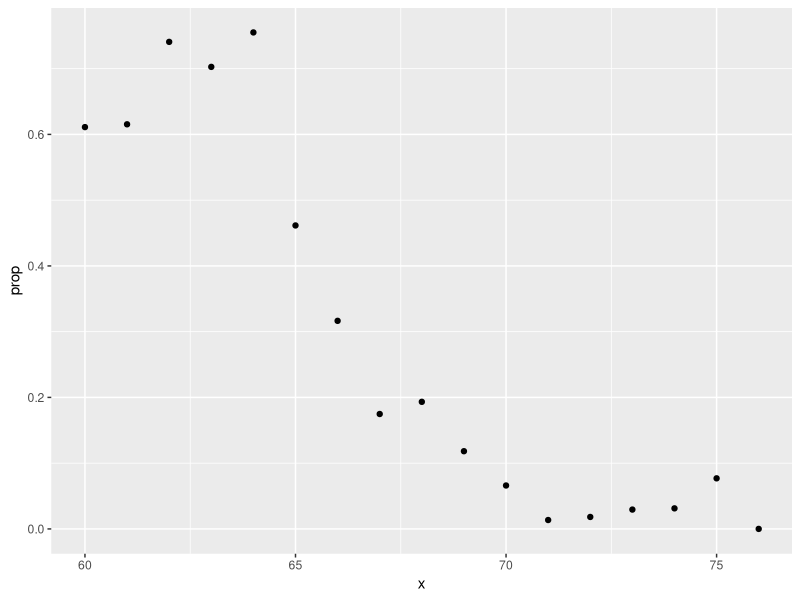

This chart was generated by the following R code:
library(dslabs)
library(caret)
library(tidyverse)
data("heights")
y <- heights$height

set.seed(2) #if you are using R 3.5 or earlier


test_index <- createDataPartition(y, times = 1, p = 0.5, list = FALSE)
                # random sampling and spliting 
train_set <- heights %>% slice(-test_index)
test_set <- heights %>% slice(test_index)

#conditonal probability of female given 66 inch
train_set %>% 
  filter(round(height)==66) %>%
          #defual digit is 0
  summarize(y_hat = mean(sex=="Female"))

heights %>% 
  mutate(x = round(height)) %>%
  group_by(x) %>%
  filter(n() >= 10) %>%
        # n() is the number of rows
   summarize(prop = mean(sex == "Female")) %>%
  ggplot(aes(x, prop)) +
          # maping(x,y)
  geom_point()

lm_fit <- mutate(train_set, y = as.numeric(sex == "Female")) %>% lm(y ~ height, data = .)
                          # y= setting female to 1                # outcome~predictor                          
p_hat <- predict(lm_fit, test_set)
          # list all outcomes 
y_hat <- ifelse(p_hat > 0.5, "Female", "Male") %>% factor()
              
confusionMatrix(y_hat, test_set$sex)$overall["Accuracy"]
                # predition, outcome 
